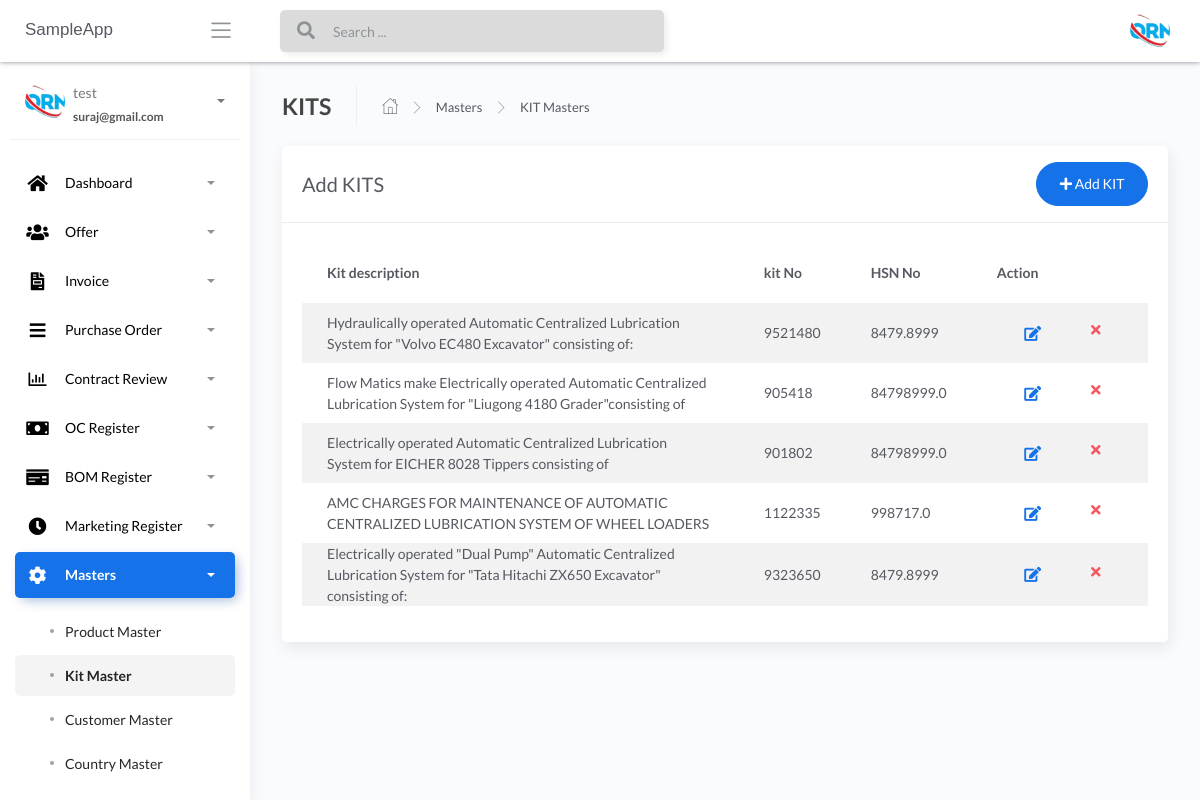
Before: /Kit-masters (signed in) with the older database file.
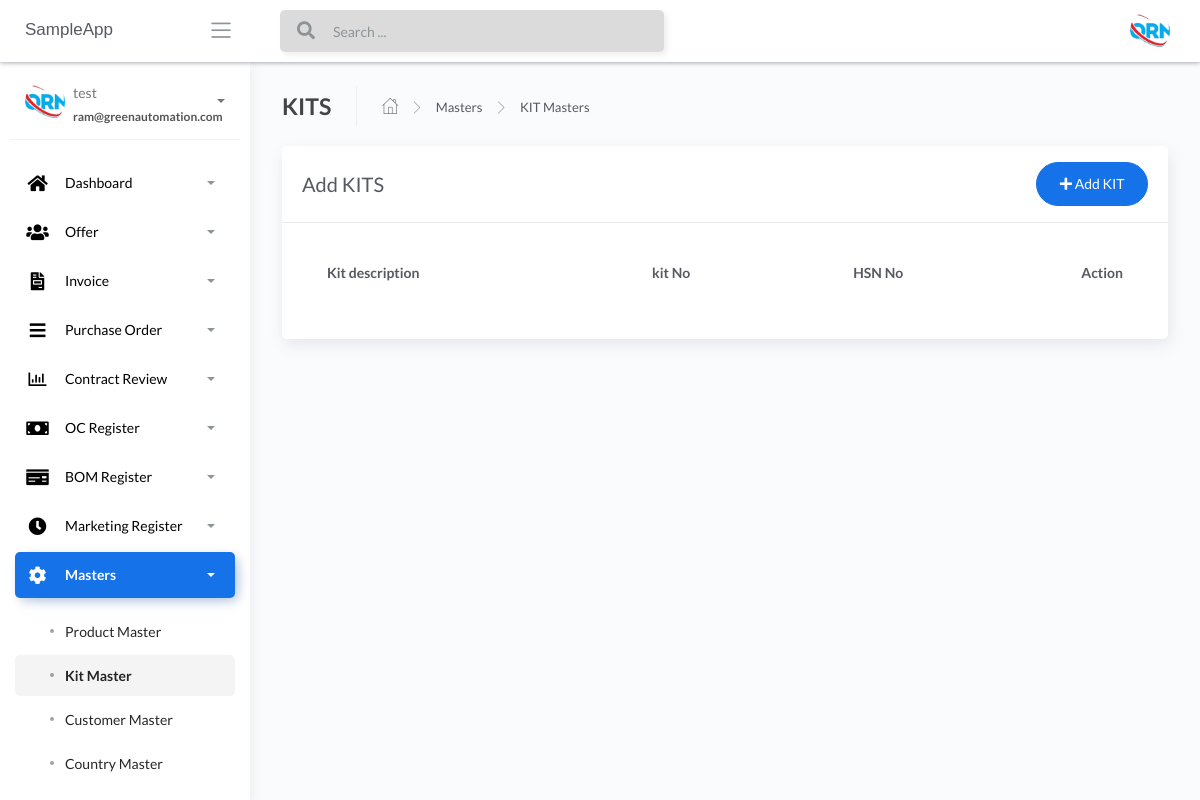
After: the same page with the newer database file.
### apps/authentication/models.py (models this page shows, shortened)
class Users(db.Model, UserMixin):
    __tablename__ = 'Users'
    id = db.Column(db.Integer, primary_key=True)
    username = db.Column(db.String(64), unique=True)
    email = db.Column(db.String(64), unique=True)
    password = db.Column(db.LargeBinary)

### apps/home/models.py (models this page shows, shortened)
class KitMaster(db.Model):
    __tablename__ = "kitmaster"
    id = db.Column(db.Integer, primary_key=True)
    kit_description = db.Column(db.String())
    kit_no = db.Column(db.INT())
    hsn_code = db.Column(db.Float())
    lubricant_points = db.Column(db.INT())
    kit_products = db.Column(db.String())

### apps/home/routes.py (the view)
@blueprint.route('/Kit-masters')
@login_required
def kit_masters():
    if request.method == 'GET':
        users = KitMaster.query.all()
        return render_template('home/Kit-masters.html', users=users, segment='Kit-masters')

### apps/__init__.py (called while the page is built)
def configure_database(app):
    @app.before_first_request
    def initialize_database():
        db.create_all()
    @app.teardown_request
    def shutdown_session(exception=None):
        db.session.remove()

### apps/authentication/models.py (called while the page is built)
@login_manager.user_loader
def user_loader(id):
    return Users.query.filter_by(id=id).first()

### apps/templates/home/Kit-masters.html (shortened to what this page needs)
{% extends "layouts/base.html" %}
{% block content %}
	<div class="content">
		<div class="page-inner">
			<div class="page-header">
				<h4 class="page-title">KITS</h4>
				<ul class="breadcrumbs">
					<li class="nav-home">
						<a href="#">
							<i class="flaticon-home"></i>
						</a>
					</li>
					<li class="separator">
						<i class="flaticon-right-arrow"></i>
					</li>
					<li class="nav-item">
						<a href="#">Masters</a>
					</li>
					<li class="separator">
						<i class="flaticon-right-arrow"></i>
					</li>
					<li class="nav-item">
						<a href="#">KIT Masters</a>
					</li>
				</ul>
			</div>
			<div class="row">
				<div class="col-md-12">
					<div class="card">
						<div class="card-header">
							<div class="d-flex align-items-center">
								<h4 class="card-title">Add KITS</h4>
							<a href="/add-kits" class="ml-auto">
								<button class="btn btn-primary btn-round ml-auto" data-toggle="modal"
									data-target="#addRowModal">
									<i class="fa fa-plus"></i>
									Add KIT
								</button>
							</a>
							</div>
						</div>
						<div class="card-body">
							<div class="table-responsive">
								<table id="add-row" class="display table table-striped table-hover" >
									<thead>
										<tr>
											<th>Kit description</th>
											<th>kit No</th>
											<th>HSN No</th>
											<th style="width: 10%">Action</th>
										</tr>
									</thead>
									<tbody>
										{% for user in users %}
											<tr
											{% if loop.index %2==0 %}
											{% else %}
											{% endif %}
											>
											<td>{{user.kit_description}}</td>
											<td>{{user.kit_no}}</td>
											<td>{{user.hsn_code}}</td>
											<td>
											<div class="form-button-action">
											<span style="font-size: 24px;color:green;">
											<a href="/{{user.id}}/editkit" type="button" data-toggle="tooltip" title="" class="btn btn-link btn-primary btn-lg" data-original-title="Edit Task"> <i class="fas fa-edit" ></i></a>
											</span>
											<span style="font-size: 24px;color:red;">
											<a href="/{{user.id}}/deletekit" type="button" data-toggle="tooltip" title="" class="btn btn-link btn-danger" data-original-title="Remove"> <i class="fas fa-times"></i></a>
											</span>
											</div>
											</td>
										</tr>
									{% endfor %}
									</tbody>
								</table>
							</div>
						</div>
					</div>
				</div>
			</div>
		</div>
	</div>
{% endblock content %}

### apps/templates/layouts/base.html (shortened to what this page needs)
<!DOCTYPE html>
<html lang="en">
<head>
	<link rel="stylesheet" href="/static/assets/css/bootstrap.min.css">
	<link rel="stylesheet" href="/static/assets/css/atlantis.min.css">
</head>
<body data-background-color="white">
	<div class="wrapper">
        {% include 'includes/navigation.html' %}
        {% include 'includes/sidebar.html' %}
		<div class="main-panel">
			{% block content %}{% endblock content %}
		</div>
	</div>
</body>
</html>

### apps/templates/includes/navigation.html (shortened to what this page needs)
		<div class="main-header">
			<div class="logo-header" data-background-color="white">
				<a href="" class="logo">
					<h style="font-family: Arial">SampleApp</h>
				</a>
				<div class="nav-toggle">
					<button class="btn btn-toggle toggle-sidebar">
						<i class="icon-menu"></i>
					</button>
				</div>
			</div>
			<nav class="navbar navbar-header navbar-expand-lg" data-background-color="white">
				{% if current_user.is_authenticated %}
				<div class="container-fluid">
					<div class="collapse" id="search-nav">
						<form class="navbar-left navbar-form nav-search mr-md-3">
							<div class="input-group">
								<div class="input-group-prepend">
									<button type="submit" class="btn btn-search pr-1">
										<i class="fa fa-search search-icon"></i>
									</button>
								</div>
								<input type="text" placeholder="Search ..." class="form-control">
							</div>
						</form>
					</div>
					<ul class="navbar-nav topbar-nav ml-md-auto align-items-center">
						<li class="nav-item dropdown hidden-caret">
							<a class="dropdown-toggle profile-pic" data-toggle="dropdown" href="#" aria-expanded="false">
								<div class="avatar-sm">
									<img src="/static/assets/img/logo.jpg" alt="..." class="avatar-img rounded-circle">
								</div>
							</a>
						</li>
					</ul>
				</div>
				{% endif %}
			</nav>
        </div>

### apps/templates/includes/sidebar.html (shortened to what this page needs)
		<div class="sidebar sidebar-style-2" data-background-color="white">
			<div class="sidebar-wrapper scrollbar scrollbar-inner">
				<div class="sidebar-content">
				{% if current_user.is_authenticated %}
					<div class="user">
						<div class="avatar-sm float-left mr-2">
							<img src="/static/assets/img/logo.jpg" alt="..." class="avatar-img rounded-circle">
						</div>
						<div class="info">
							<a data-toggle="collapse" href="#collapseExample" aria-expanded="true">
								<span>
									{{ current_user.username }}
									<span class="user-level">
										{{ current_user.email }}
									</span>
									<span class="caret"></span>
								</span>
							</a>
						</div>
					</div>
					<ul class="nav nav-primary">
						<li class="nav-item {% if 'dashboard' in segment %} active {% endif %}">
							<a data-toggle="collapse" href="#dashboard" aria-expanded="false">
								<i style="color:black;" class="fas fa-home"></i>
								<p style="color:black;">Dashboard</p>
								<span class="caret"></span>
							</a>
						</li>
						<li class="nav-item {% if 'offer-' in segment %} active {% endif %}">
							<a data-toggle="collapse" href="#base">
								<i  style="color:black;" class="fas fa-users"></i>
								<p  style="color:black;">Offer</p>
								<span class="caret"></span>
							</a>
						</li>
						<li class="nav-item {% if 'invoice' in segment %} active {% endif %}">
							<a data-toggle="collapse" href="#invoice">
								<i  style="color:black;" class="fas fa-file-invoice"></i>
								<p  style="color:black;">Invoice</p>
								<span class="caret"></span>
							</a>
						</li>
						<li class="nav-item {% if 'purchaseorder' in segment %} active {% endif %}">
							<a data-toggle="collapse" href="#purchaseorder">
								<i  style="color:black;" class="fas fa-bars"></i>
								<p  style="color:black;">Purchase Order</p>
								<span class="caret"></span>
							</a>
						</li>
						<li class="nav-item {% if 'contractreview' in segment %} active {% endif %}">
							<a data-toggle="collapse" href="#contractreview">
								<i  style="color:black;" class="far fa-chart-bar"></i>
								<p  style="color:black;">Contract Review</p>
								<span class="caret"></span>
							</a>
						</li>
						<li class="nav-item {% if 'OcRegister' in segment %} active {% endif %}">
							<a data-toggle="collapse" href="#OcRegister">
								<i  style="color:black;" class="fas fa-money-bill"></i>
								<p  style="color:black;">OC Register</p>
								<span class="caret"></span>
							</a>
						</li>
						<li class="nav-item {% if 'BOMRegister' in segment %} active {% endif %}">
							<a data-toggle="collapse" href="#BOMRegister">
								<i  style="color:black;" class="fas fa-money-check"></i>
								<p  style="color:black;">BOM Register</p>
								<span class="caret"></span>
							</a>
						</li>
						<li class="nav-item {% if 'MarketingRegister' in segment %} active {% endif %}">
							<a data-toggle="collapse" href="#MarketingRegister">
								<i  style="color:black;" class="fas fa-clock"></i>
								<p  style="color:black;">Marketing Register</p>
								<span class="caret"></span>
							</a>
						</li>
						<li class="nav-item {% if 'masters' in segment %} active {% endif %}">
							<a data-toggle="collapse" href="#masters">
								<i  style="color:black;" class="fas fa-cog fa-spin"></i>
								<p  style="color:black;">Masters</p>
								<span class="caret"></span>
							</a>
							<div class="collapse {% if 'masters' in segment %} show {% endif %}" id="masters">
								<ul class="nav nav-collapse">
									<li class="{% if 'Product-masters' in segment %} active {% endif %}">
										<a href="/Product-masters">
											<span  style="color:black;" class="sub-item">Product Master</span>
										</a>
									</li>
									<li class="{% if 'Kit-masters' in segment %} active {% endif %}">
										<a href="/Kit-masters">
											<span  style="color:black;"class="sub-item">Kit Master</span>
										</a>
									</li>
									<li class="{% if 'Customer-masters' in segment %} active {% endif %}">
										<a href="/Customer-masters">
											<span  style="color:black;" class="sub-item">Customer Master</span>
										</a>
									</li>
									<li class="{% if 'Country-masters' in segment %} active {% endif %}">
										<a href="/Country-masters">
											<span  style="color:black;" class="sub-item">Country Master</span>
										</a>
									</li>
									<li class="{% if 'State-masters' in segment %} active {% endif %}">
										<a href="/State-masters">
										</a>
									</li>
								</ul>
							</div>
						</li>
					</ul>
				{% endif %}
				</div>
			</div>
		</div>

Changed rows visible on the page:
removed KitMaster: kit_description "Hydraulically operated Automatic Centralized Lubrication System for \"Volvo EC480 Excavator\" consisting of:", kit_no "9521480", hsn_code "8479.8999"
removed KitMaster: kit_description "Flow Matics make Electrically operated Automatic Centralized Lubrication System for \"Liugong 4180 Grader\"consisting of", kit_no "905418", hsn_code "84798999.0"
removed KitMaster: kit_description "Electrically operated Automatic Centralized Lubrication System for EICHER 8028 Tippers consisting of", kit_no "901802", hsn_code "84798999.0"
removed KitMaster: kit_description "AMC CHARGES FOR MAINTENANCE OF AUTOMATIC CENTRALIZED LUBRICATION SYSTEM OF WHEEL LOADERS", kit_no "1122335", hsn_code "998717.0"
removed KitMaster: kit_description "Electrically operated \"Dual Pump\" Automatic Centralized Lubrication System for \"Tata Hitachi ZX650 Excavator\" consisting of:", kit_no "9323650", hsn_code "8479.8999"
changed Users "test": email "suraj@gmail.com" → "ram@greenautomation.com"
